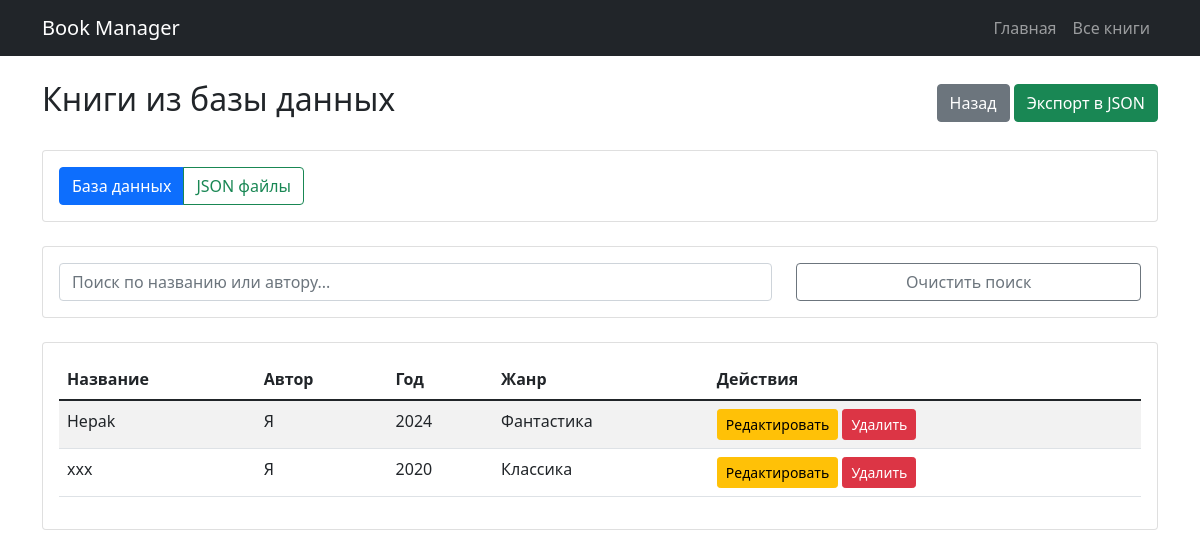
/books/, run on an earlier commit of the app's database.
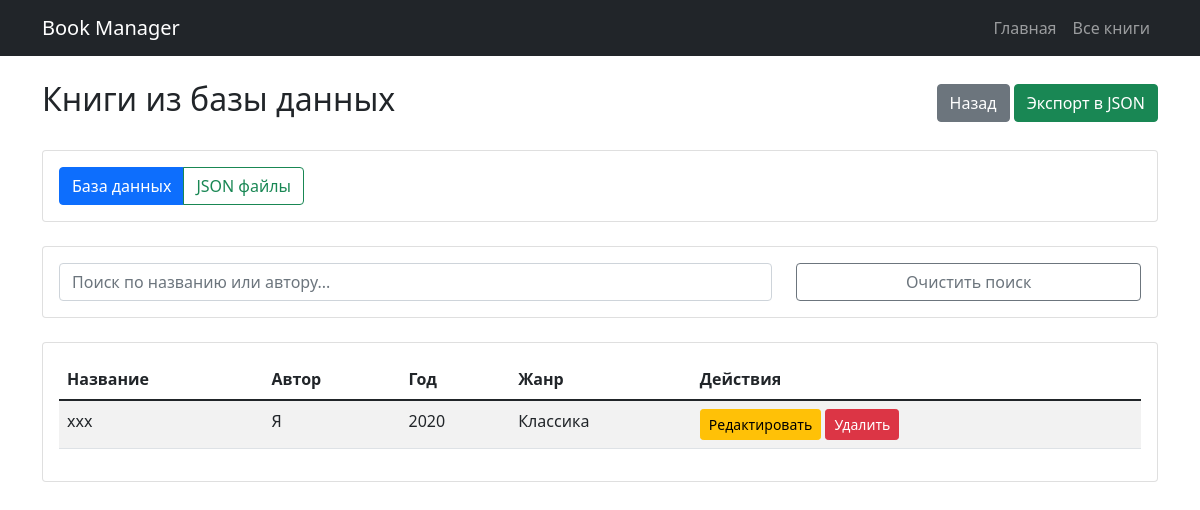
And on a later commit of the database.
### books/models.py (models this page shows, shortened)
class Book(models.Model):
    title = models.CharField(max_length=200, verbose_name='Название')
    author = models.CharField(max_length=100, verbose_name='Автор')
    year = models.IntegerField(verbose_name='Год издания', validators=[validate_year])
    janr = models.CharField(max_length=50, verbose_name='Жанр')
    created_at = models.DateTimeField(auto_now_add=True)
    class Meta:
        unique_together = ['title', 'author', 'year', 'janr']
        verbose_name = 'Книга'
        verbose_name_plural = 'Книги'

### books/views.py (the view, shortened to what this page needs)
# urls.py: path('books/', views.book_list, name='book_list'),
def book_list(request):
    source = request.GET.get('source', 'db')  # db или files
    if source == 'db':
        books = Book.objects.all().order_by('-created_at')
        return render(request, 'books/book_list.html', {
            'books': books,
            'source': 'db',
            'title': 'Книги из базы данных'
        })

### books/templates/books/book_list.html (shortened to what this page needs)
{% extends 'books/base.html' %}
{% block content %}
<div class="d-flex justify-content-between align-items-center mb-4">
    <h2>{{ title }}</h2>
    <div>
        <a href="{% url 'home' %}" class="btn btn-secondary">Назад</a>
        {% if source == 'db' %}
            <a href="{% url 'export_books' %}" class="btn btn-success">Экспорт в JSON</a>
        {% endif %}
    </div>
</div>
<div class="card mb-4">
    <div class="card-body">
        <div class="btn-group" role="group">
            <a href="{% url 'book_list' %}?source=db"
               class="btn {% if source == 'db' %}btn-primary{% else %}btn-outline-primary{% endif %}">
                База данных
            </a>
            <a href="{% url 'book_list' %}?source=files"
               class="btn {% if source == 'files' %}btn-success{% else %}btn-outline-success{% endif %}">
                JSON файлы
            </a>
        </div>
    </div>
</div>
{% if source == 'db' %}
<div class="card mb-4">
    <div class="card-body">
        <div class="row">
            <div class="col-md-8">
                <input type="text" class="form-control" id="searchInput"
                       placeholder="Поиск по названию или автору...">
            </div>
            <div class="col-md-4">
                <button id="clearSearch" class="btn btn-outline-secondary w-100">Очистить поиск</button>
            </div>
        </div>
    </div>
</div>
{% endif %}
<div class="card">
    <div class="card-body">
        {% if books %}
            <div class="table-responsive">
                <table class="table table-striped">
                    <thead>
                        <tr>
                            <th>Название</th>
                            <th>Автор</th>
                            <th>Год</th>
                            <th>Жанр</th>
                            {% if source == 'files' %}
                                <th>Файл</th>
                                <th>Действия</th>
                            {% else %}
                                <th>Действия</th>
                            {% endif %}
                        </tr>
                    </thead>
                    <tbody id="booksTable">
                        {% if source == 'db' %}
                            {% for book in books %}
                            <tr>
                                <td>{{ book.title }}</td>
                                <td>{{ book.author }}</td>
                                <td>{{ book.year }}</td>
                                <td>{{ book.janr }}</td>
                                <td>
                                    <a href="{% url 'edit_book' book.id %}" class="btn btn-warning btn-sm">Редактировать</a>
                                    <a href="{% url 'delete_book' book.id %}" class="btn btn-danger btn-sm">Удалить</a>
                                </td>
                            </tr>
                            {% endfor %}
                        {% endif %}
                    </tbody>
                </table>
            </div>
        {% endif %}
    </div>
</div>
{% endblock %}

### books/templates/books/base.html (shortened to what this page needs)
<!DOCTYPE html>
<html lang="ru">
<head>
    <link href="https://cdn.jsdelivr.net/npm/bootstrap@5.1.3/dist/css/bootstrap.min.css" rel="stylesheet">
</head>
<body>
    <nav class="navbar navbar-expand-lg navbar-dark bg-dark">
        <div class="container">
            <a class="navbar-brand" href="{% url 'home' %}">Book Manager</a>
            <div class="navbar-nav ms-auto">
                <a class="nav-link" href="{% url 'home' %}">Главная</a>
                <a class="nav-link" href="{% url 'book_list' %}">Все книги</a>
            </div>
        </div>
    </nav>
    <div class="container mt-4">
        {% block content %}
        {% endblock %}
    </div>
</body>
</html>

What changed in the data, as far as the page shows it:
removed Book: title "Hepak", author "Я", year "2024", janr "Фантастика"
